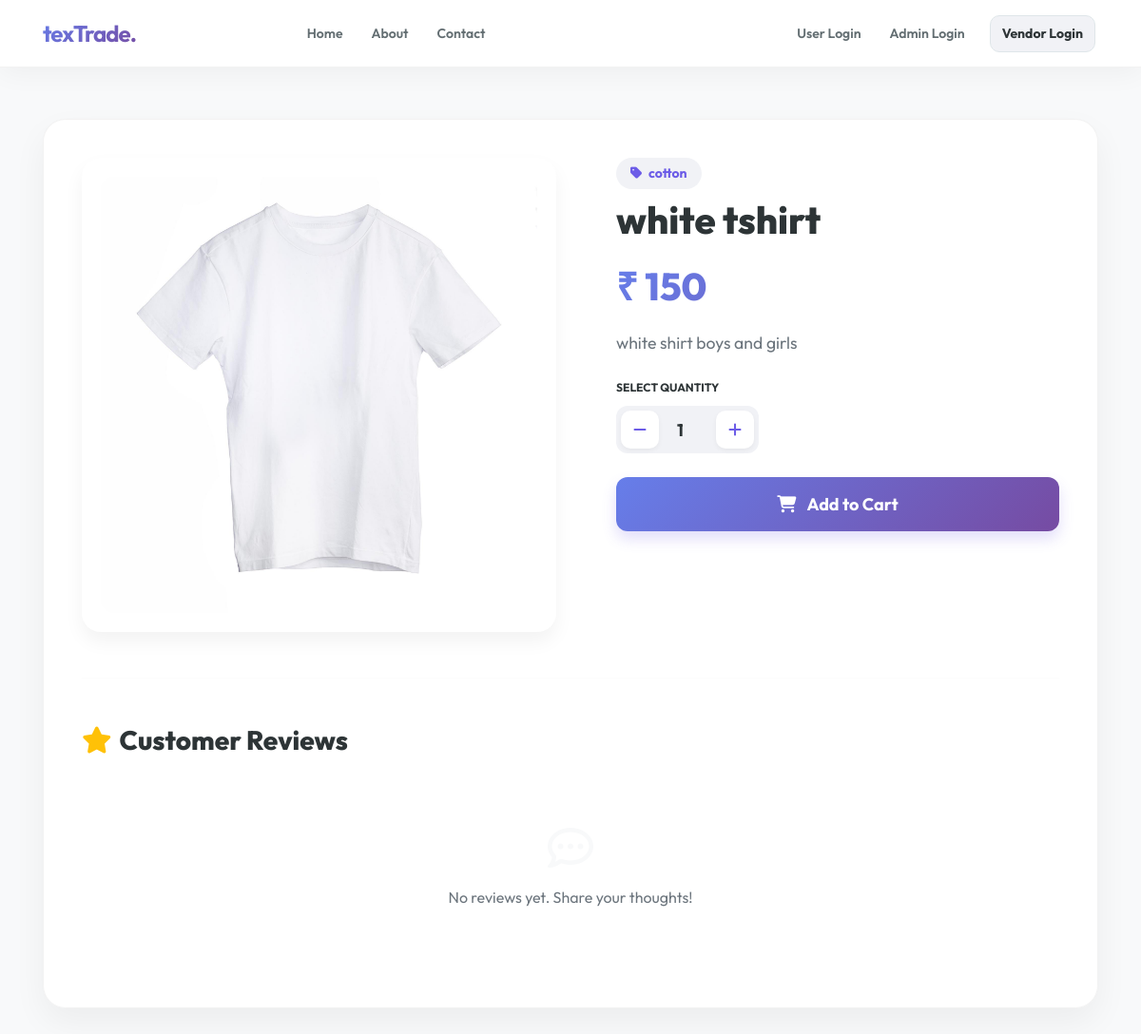
Page /product/286/ on the earlier database version.
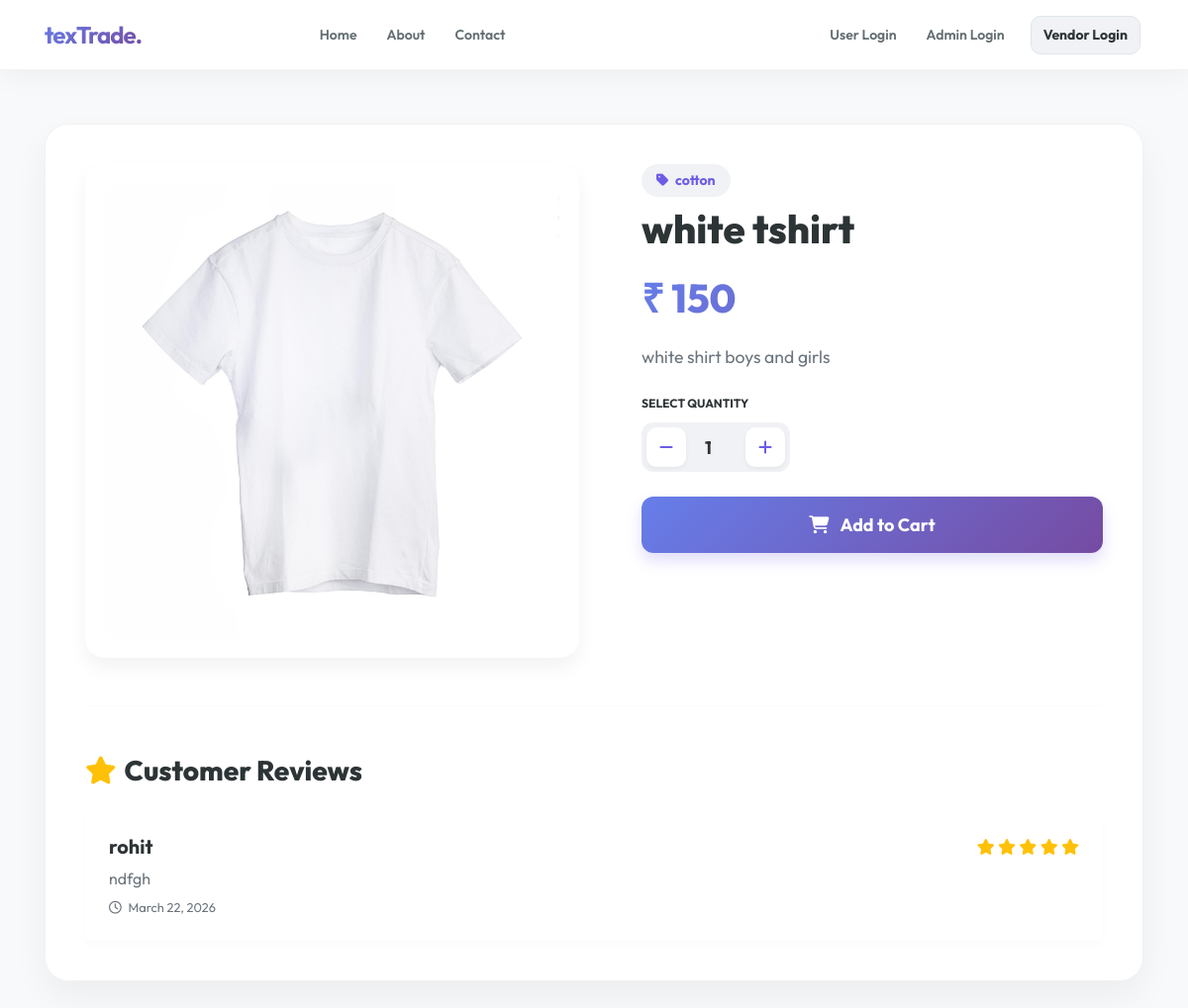
Same page on the later database version.
### textiles/models.py (models this page shows, shortened)
class Review(models.Model):
    id = models.AutoField(primary_key=True)
    user = models.ForeignKey(User, on_delete=models.CASCADE, null=True, blank=True)
    product = models.ForeignKey(Product, on_delete=models.CASCADE)
    rating = models.IntegerField(choices=[(i, i) for i in range(1, 6)])
    comment = models.TextField()
    created_at = models.DateTimeField(auto_now_add=True)

### textiles/views.py (the view)
# urls.py: path('product/<int:product_id>/', product_detail, name='product_detail'),
def product_detail(request, product_id):
    product = get_object_or_404(Product, id=product_id)
    reviews = Review.objects.filter(product=product)
    if request.method == "POST":
        form = ReviewForm(request.POST)
        if form.is_valid():
            review = form.save(commit=False)
            review.product = product
            review.user = request.user
            review.save()
            return redirect('product_detail', product_id=product.id)
    else:
        form = ReviewForm()
    return render(request, "product_detail.html", {
        "product": product,
        "reviews": reviews,
        "form": form
    })

### textiles/forms.py
class ReviewForm(forms.ModelForm):
    class Meta:
        model = Review
        fields = ["rating", "comment"]
        widgets = {
            "rating": forms.Select(choices=[(i, i) for i in range(1, 6)]),
            "comment": forms.Textarea(attrs={"rows": 3}),
        }

### textiles/templates/product_detail.html (shortened to what this page needs)
{% extends 'navigation.html' %}
{% block body %}
{% load static %}
<div class="container">
    <div class="product-container">
        <div class="row">
            <div class="col-md-6 text-center mb-4 mb-md-0">
                <div class="product-image-wrapper">
                    <img src="{{ product.image.url }}" class="img-fluid product-image" alt="{{ product.name }}">
                </div>
            </div>
            <div class="col-md-6 pl-lg-5">
                <div class="category-badge mb-2">
                    <i class="fas fa-tag mr-1"></i> {{ product.category.name }}
                </div>
                <h1 class="section-title mb-3">{{ product.name }}</h1>
                <div class="price-tag">
                    ₹ {{ product.price }}
                </div>
                <p class="text-muted mt-3 mb-4" style="font-size: 1.1rem; line-height: 1.6;">
                    {{ product.desc }}
                </p>
                <form action="{% url 'add_cart' product.id %}" method="post">
                    <label class="qty-label">Select Quantity</label>
                    <div class="qty-selector">
                        <button type="button" class="qty-btn" onclick="decrementQty()">
                            <i class="fas fa-minus"></i>
                        </button>
                        <input type="number" id="quantity" name="quantity" value="1" min="1" class="qty-input">
                        <button type="button" class="qty-btn" onclick="incrementQty()">
                            <i class="fas fa-plus"></i>
                        </button>
                    </div>
                    <button type="submit" class="btn btn-add-to-cart">
                        <i class="fas fa-shopping-cart mr-2"></i> Add to Cart
                    </button>
                </form>
            </div>
        </div>
        <hr class="my-5" style="opacity: 0.1;">
        <div class="row">
            <div class="col-12">
                <div class="d-flex justify-content-between align-items-center mb-4">
                    <h3 class="section-title mb-0">
                        <i class="fas fa-star text-warning mr-2"></i>Customer Reviews
                    </h3>
                </div>
                {% if reviews %}
                    <div class="list-group">
                        {% for review in reviews %}
                            <div class="list-group-item review-card p-4">
                                <div class="d-flex justify-content-between align-items-center mb-2">
                                    <h5 class="mb-0 font-weight-bold">{{ review.user.username }}</h5>
                                    <span class="text-warning">
                                        {% for _ in "12345"|slice:review.rating %}
                                            <i class="fas fa-star"></i>
                                        {% endfor %}
                                    </span>
                                </div>
                                <p class="mb-0 text-secondary">{{ review.comment }}</p>
                                <small class="text-muted d-block mt-2">
                                    <i class="far fa-clock mr-1"></i> {{ review.created_at|date:"F d, Y" }}
                                </small>
                            </div>
                        {% endfor %}
                    </div>
                {% else %}
                    <div class="text-center py-5">
                        <i class="far fa-comment-dots fa-3x text-light mb-3"></i>
                        <p class="text-muted">No reviews yet. Share your thoughts!</p>
                    </div>
                {% endif %}
            </div>
        </div>
    </div>
</div>
{% endblock %}

Differences in the rows shown:
added Review: user.username "rohit", rating 5 (drawn), comment "ndfgh", created_at "March 22, 2026"
Other differences:
text no longer shown: "No reviews yet. Share your thoughts!"
